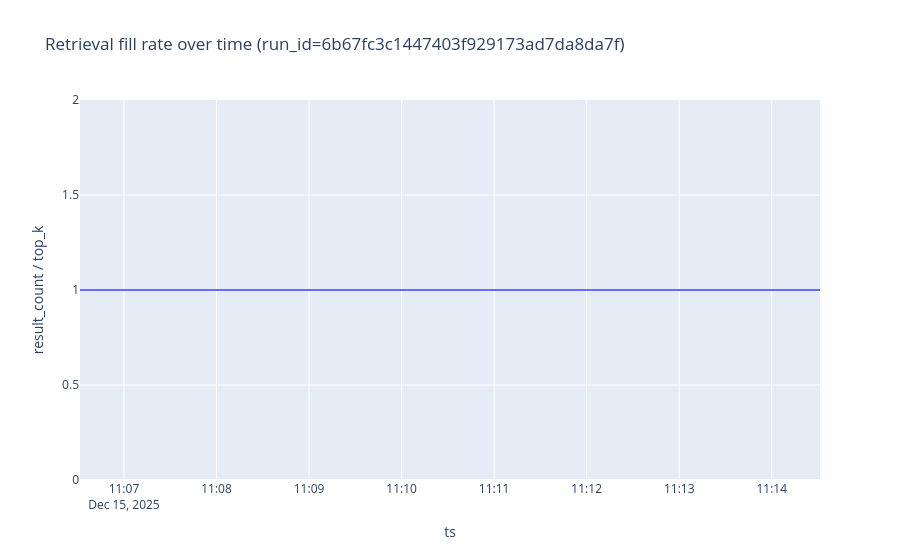
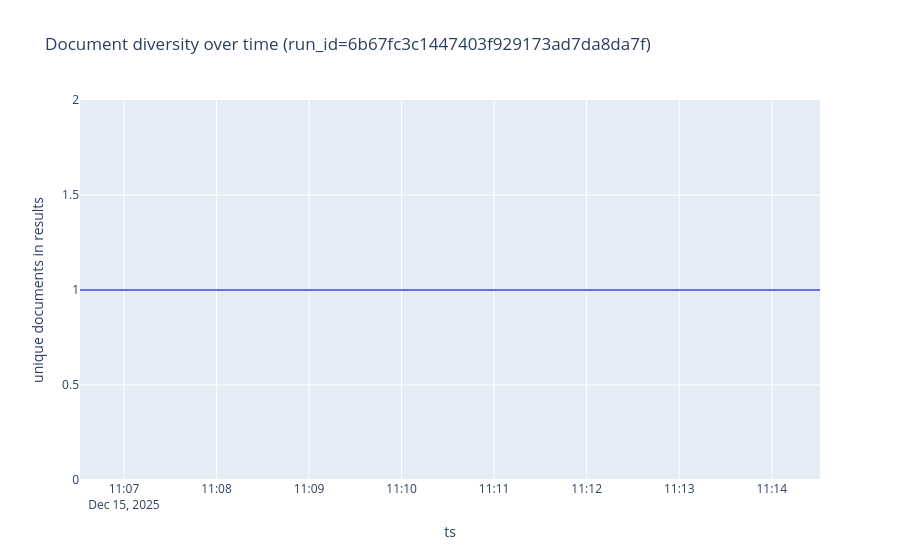

The notebook cell saved with these charts, in order:
### Code cell
# Retrieval quality proxies (until you have ground-truth hit-rate labels)
if pd is None:
    raise RuntimeError("Install pandas to run this section: pip install pandas")

ret_df = run_df[run_df.get("type") == "retrieval"].copy() if "type" in run_df.columns else run_df.iloc[0:0]
if ret_df.empty:
    print("No retrieval events found for this run")
else:
    if "top_k" in ret_df.columns and "result_count" in ret_df.columns:
        ret_df["fill_rate"] = ret_df["result_count"].fillna(0) / ret_df["top_k"].replace({0: None})

    def doc_diversity(x: Any) -> int:
        if isinstance(x, list):
            return len({d for d in x if d})
        return 0

    if "doc_ids" in ret_df.columns:
        ret_df["doc_diversity"] = ret_df["doc_ids"].map(doc_diversity)

    def jaccard(a: Any, b: Any) -> float:
        sa = {x for x in (a or []) if x} if isinstance(a, list) else set()
        sb = {x for x in (b or []) if x} if isinstance(b, list) else set()
        if not sa and not sb:
            return 0.0
        return len(sa & sb) / len(sa | sb)

    if "ts" in ret_df.columns:
        ret_df = ret_df.sort_values("ts")
    if "doc_ids" in ret_df.columns:
        ret_df["prev_doc_overlap"] = [
            0.0
        ] + [
            jaccard(ret_df.iloc[i - 1]["doc_ids"], ret_df.iloc[i]["doc_ids"])
            for i in range(1, len(ret_df))
        ]

    cols = [c for c in ["ts", "top_k", "result_count", "fill_rate", "doc_diversity", "total_chunk_tokens", "latency_ms", "prev_doc_overlap"] if c in ret_df.columns]
    display(ret_df[cols].head(30))
    display(ret_df[[c for c in cols if c != "ts"]].describe(percentiles=[0.5, 0.95, 0.99]).T)

    if PLOTLY and "ts" in ret_df.columns and "fill_rate" in ret_df.columns:
        fig = px.line(ret_df, x="ts", y="fill_rate", title=f"Retrieval fill rate over time (run_id={RUN_ID})")
        fig.update_layout(yaxis_title="result_count / top_k")
        fig.show()
    if PLOTLY and "ts" in ret_df.columns and "doc_diversity" in ret_df.columns:
        fig = px.line(ret_df, x="ts", y="doc_diversity", title=f"Document diversity over time (run_id={RUN_ID})")
        fig.update_layout(yaxis_title="unique documents in results")
        fig.show()

### Figure 1 — Plotly figure (JSON) as saved in the notebook; plotly's stock layout.template omitted (floating-point values rounded to 4 significant figures)
{"data": [{"hovertemplate": "ts=%{x}<br>fill_rate=%{y}<extra></extra>", "legendgroup": "", "line": {"color": "#636efa", "dash": "solid"}, "marker": {"symbol": "circle"}, "mode": "lines", "name": "", "orientation": "v", "showlegend": false, "type": "scatter", "x": ["2025-12-15T11:06:31.504638000", "2025-12-15T11:06:39.238633000", "2025-12-15T11:06:45.814287000", "2025-12-15T11:07:44.782925000", "2025-12-15T11:08:07.524316000", "2025-12-15T11:08:14.486016000", "2025-12-15T11:08:26.184447000", "2025-12-15T11:08:43.641646000", "2025-12-15T11:08:50.613449000", "2025-12-15T11:09:09.413382000", "2025-12-15T11:09:20.811266000", "2025-12-15T11:09:41.556043000", "2025-12-15T11:10:02.014201000", "2025-12-15T11:10:16.307215000", "2025-12-15T11:10:31.792890000", "2025-12-15T11:10:51.575426000", "2025-12-15T11:10:54.707892000", "2025-12-15T11:11:04.555250000", "2025-12-15T11:11:26.924074000", "2025-12-15T11:11:43.961790000", "2025-12-15T11:12:05.674366000", "2025-12-15T11:12:11.183711000", "2025-12-15T11:12:31.515627000", "2025-12-15T11:12:47.623033000", "2025-12-15T11:13:04.217272000", "2025-12-15T11:13:34.155627000", "2025-12-15T11:13:40.548483000", "2025-12-15T11:13:56.374223000", "2025-12-15T11:14:12.897143000", "2025-12-15T11:14:31.273969000"], "xaxis": "x", "y": [1.0, 1.0, 1.0, 1.0, 1.0, 1.0, 1.0, 1.0, 1.0, 1.0, 1.0, 1.0, 1.0, 1.0, 1.0, 1.0, 1.0, 1.0, 1.0, 1.0, 1.0, 1.0, 1.0, 1.0, 1.0, 1.0, 1.0, 1.0, 1.0, 1.0], "yaxis": "y"}], "layout": {"legend": {"tracegroupgap": 0}, "title": {"text": "Retrieval fill rate over time (run_id=6b67fc3c1447403f929173ad7da8da7f)"}, "xaxis": {"anchor": "y", "domain": [0, 1], "title": {"text": "ts"}}, "yaxis": {"anchor": "x", "domain": [0, 1], "title": {"text": "result_count / top_k"}}}}

### Figure 2 — Plotly figure (JSON) as saved in the notebook; plotly's stock layout.template omitted (floating-point values rounded to 4 significant figures)
{"data": [{"hovertemplate": "ts=%{x}<br>doc_diversity=%{y}<extra></extra>", "legendgroup": "", "line": {"color": "#636efa", "dash": "solid"}, "marker": {"symbol": "circle"}, "mode": "lines", "name": "", "orientation": "v", "showlegend": false, "type": "scatter", "x": ["2025-12-15T11:06:31.504638000", "2025-12-15T11:06:39.238633000", "2025-12-15T11:06:45.814287000", "2025-12-15T11:07:44.782925000", "2025-12-15T11:08:07.524316000", "2025-12-15T11:08:14.486016000", "2025-12-15T11:08:26.184447000", "2025-12-15T11:08:43.641646000", "2025-12-15T11:08:50.613449000", "2025-12-15T11:09:09.413382000", "2025-12-15T11:09:20.811266000", "2025-12-15T11:09:41.556043000", "2025-12-15T11:10:02.014201000", "2025-12-15T11:10:16.307215000", "2025-12-15T11:10:31.792890000", "2025-12-15T11:10:51.575426000", "2025-12-15T11:10:54.707892000", "2025-12-15T11:11:04.555250000", "2025-12-15T11:11:26.924074000", "2025-12-15T11:11:43.961790000", "2025-12-15T11:12:05.674366000", "2025-12-15T11:12:11.183711000", "2025-12-15T11:12:31.515627000", "2025-12-15T11:12:47.623033000", "2025-12-15T11:13:04.217272000", "2025-12-15T11:13:34.155627000", "2025-12-15T11:13:40.548483000", "2025-12-15T11:13:56.374223000", "2025-12-15T11:14:12.897143000", "2025-12-15T11:14:31.273969000"], "xaxis": "x", "y": [1, 1, 1, 1, 1, 1, 1, 1, 1, 1, 1, 1, 1, 1, 1, 1, 1, 1, 1, 1, 1, 1, 1, 1, 1, 1, 1, 1, 1, 1], "yaxis": "y"}], "layout": {"legend": {"tracegroupgap": 0}, "title": {"text": "Document diversity over time (run_id=6b67fc3c1447403f929173ad7da8da7f)"}, "xaxis": {"anchor": "y", "domain": [0, 1], "title": {"text": "ts"}}, "yaxis": {"anchor": "x", "domain": [0, 1], "title": {"text": "unique documents in results"}}}}
